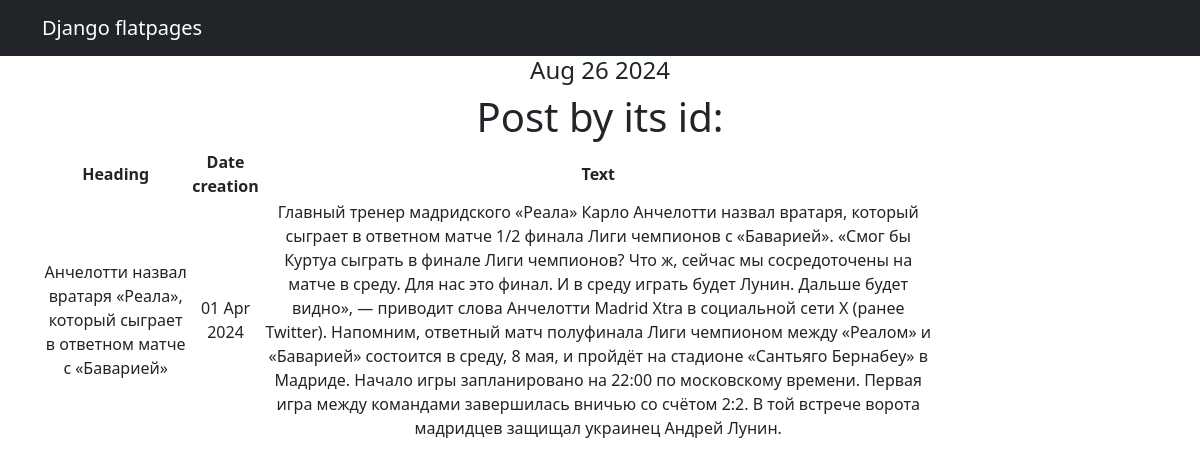
The app's page /posts/1/ with its own data.
### Portal_app/models.py (models this page shows, shortened)
class Post(models.Model):
    NEWS = 'NW'
    ARTICLE = 'AR'
    CATEGORY_CHOICES = (
        (NEWS, 'Новость'),
        (ARTICLE, 'Статья'),
    )
    CategoryType = models.CharField(max_length=2, choices=CATEGORY_CHOICES, default=ARTICLE) #PostCategory
    author = models.ForeignKey(Author,  on_delete=models.CASCADE)
    datetime_post = models.DateTimeField(auto_now_add = True)
    heading = models.CharField(max_length = 255)
    post_category = models.ManyToManyField(Category, through='PostCategory')
    text = models.TextField()
    rank_post = models.IntegerField(default=0)

### Portal_app/views.py (the view)
# urls.py: path('<int:pk>/', PostDetail.as_view()),
class PostDetail(DetailView):
    model = Post
    template_name = 'post.html'
    context_object_name = 'post'
    def get_context_data(self, **kwargs):
        context = super().get_context_data(**kwargs)
        context['time_now'] = datetime.utcnow()
        return context

### Portal_app/templatetags/custom_filters.py (called while the page is built)
@register.filter()
def censor(value):
    for word in censor_list:
        value = value.replace(word[1:], '*' * len(word[1:])) #Строковый метод str.replace(old, new[, count]) вернет копию строки,
    return value # Возвращаемое функцией значение подставится в шаблон.

### Portal_app/templates/post.html
{% extends 'flatpages/default.html' %}
{% load custom_filters %}
{% block content %}
<h4>{{ time_now|date:'M d Y' }}</h4>
<h1>Post by its id:</h1>
{% if post %}
    <table width="80%">
        <tr>
            <td> <b>Heading </b> </td>
            <td> <b>Date creation</b> </td>
            <td> <b>Text</b> </td>
        </tr>
           <tr>
                <td>{{ post.heading|censor }}</td>
                <td>{{ post.datetime_post|date:"d M Y"}}</td>
                <td>{{ post.text|censor}}</td>
           </tr>
    </table>
{% else %}
       <h2>No current news!</h2>
{% endif %}
{% endblock content%}

### records on screen
Post: heading|censor "Анчелотти назвал вратаря «Реала», который сыграет в ответном матче с «Баварией»", datetime_post "01 Apr 2024", text|censor "Главный тренер мадридского «Реала» Карло Анчелотти назвал вратаря, который сыграет в ответном матче 1/2 финала Лиги чемпионов с «Баварией». «Смог бы Куртуа сыграть в финале Лиги чемпионов? Что ж, сейчас мы сосредоточены на матче в среду. Для нас это финал. И в среду играть будет Лунин. Дальше будет видно», — приводит слова Анчелотти Madrid Xtra в социальной сети X (ранее Twitter). Напомним, ответный матч полуфинала Лиги чемпионом между «Реалом» и «Баварией» состоится в среду, 8 мая, и пройдёт на стадионе «Сантьяго Бернабеу» в Мадриде. Начало игры запланировано на 22:00 по московскому времени. Первая игра между командами завершилась вничью со счётом 2:2. В той встрече ворота мадридцев…"

### other values on screen
{{ time_now|date:'M d Y' }} "Aug 26 2024"
